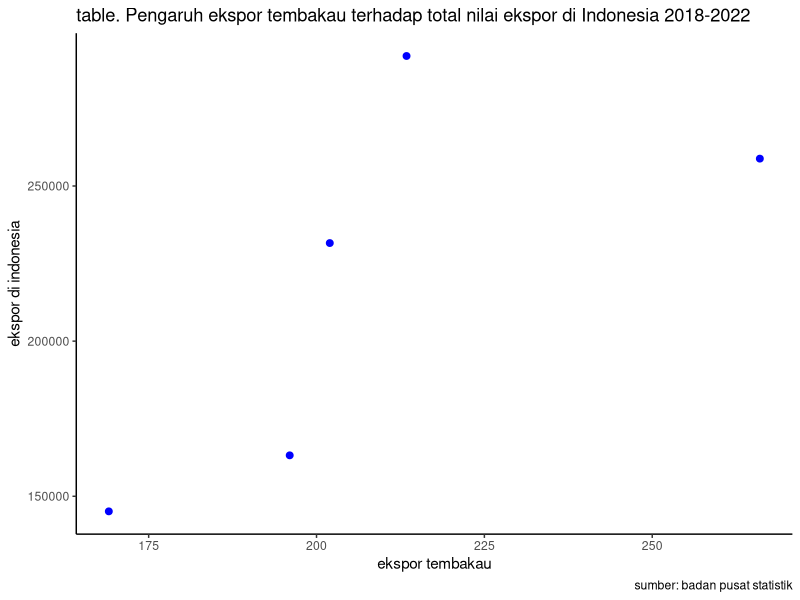

This figure's R source:
## ---- chunk 1
#| warning: false
#| echo: true
library(tidyverse)
library(readxl)
## ---- chunk 2
setwd('D:/agatha_uas')
dat<-read_excel('data.xlsx')
library('dplyr')
reg1<-lm(x~y,data=dat)
ggplot(data=dat,aes(x=x,y=y)) + geom_point (color="blue",size=2) + labs (title="table. Pengaruh ekspor tembakau terhadap total nilai ekspor di Indonesia 2018-2022", x ="ekspor tembakau", y="ekspor di indonesia", caption="sumber: badan pusat statistik") + theme_classic()
## ---- chunk 3
#import dataset
library( readxl )
dat<-read_excel('data.xlsx')
head(dat)
## ---- chunk 4
reg1<-lm(x~y,data=dat)
summary(reg1)
